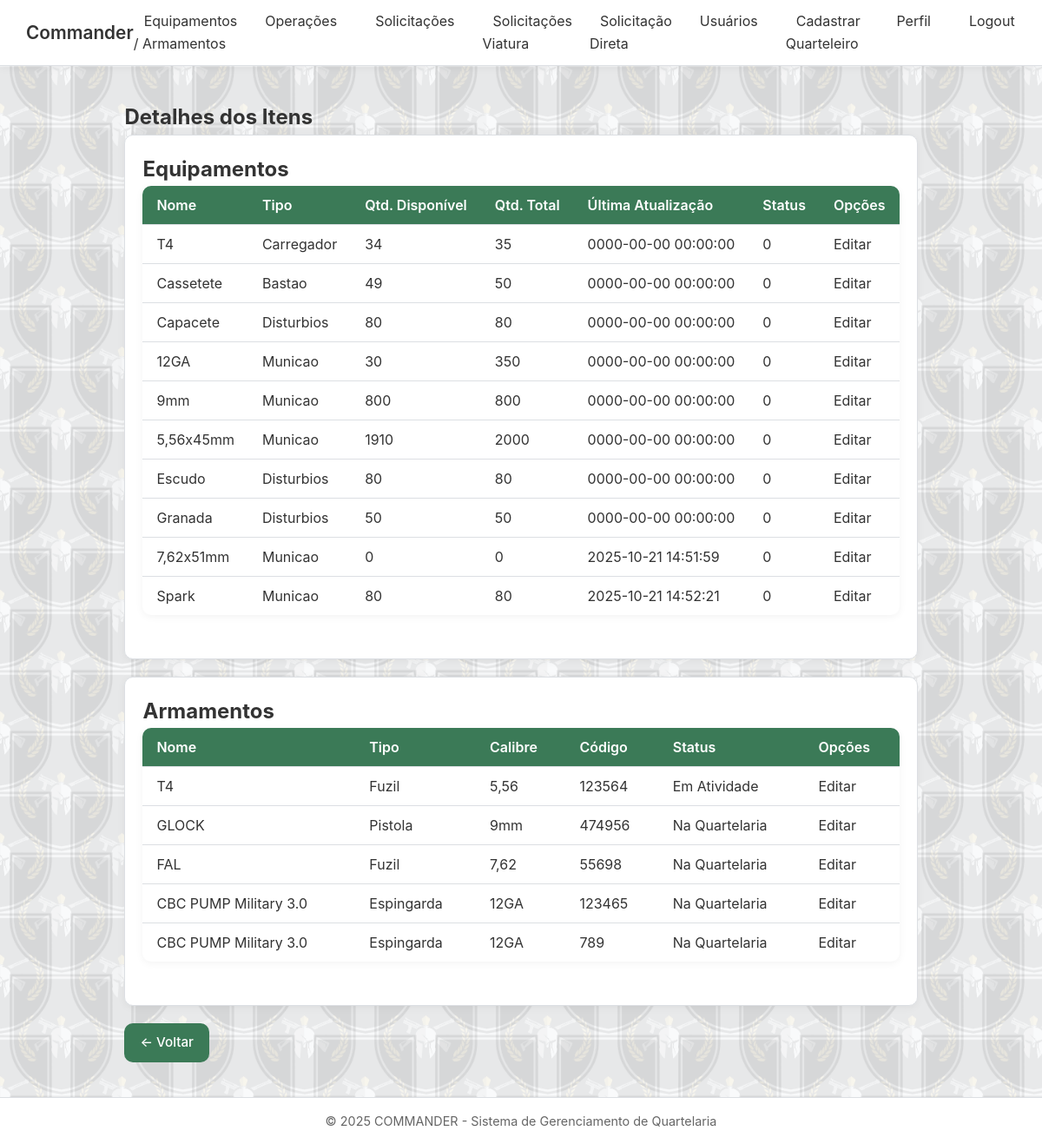
Before: /verDetalhesItens.php (signed in) with the older database file.
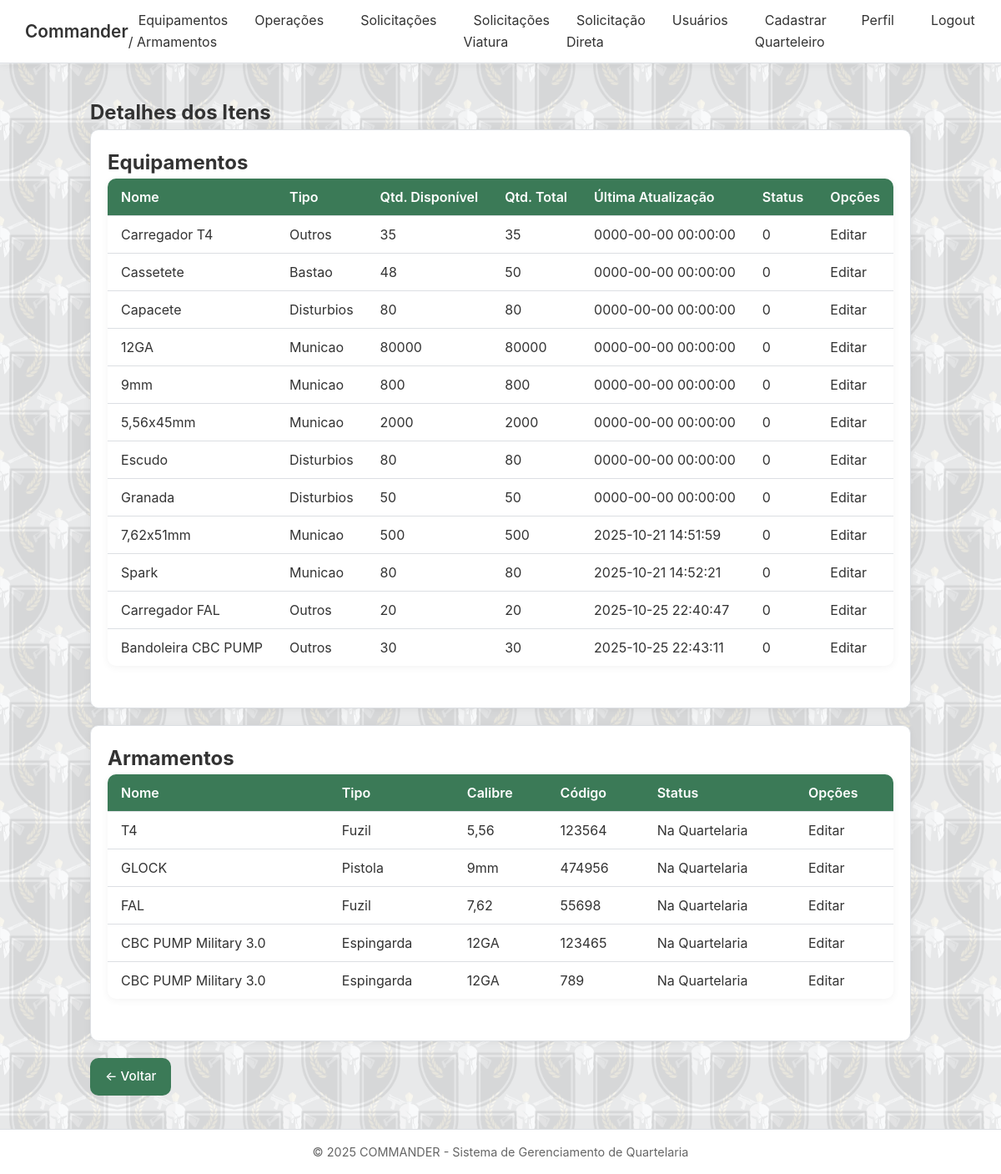
After: the same page with the newer database file.
### tables this page shows
CREATE TABLE IF NOT EXISTS `equipamentos` (
  `id_equipamento` int NOT NULL AUTO_INCREMENT,
  `nome_equipamento` varchar(255) NOT NULL,
  `tipo_equipamento` text NOT NULL,
  `quantidade_equipamento` int NOT NULL,
  `quantidade_disponivel_equipamento` int NOT NULL,
  `ultima_atualizacao_equipamento` datetime NOT NULL DEFAULT CURRENT_TIMESTAMP,
  `status_equipamento` int NOT NULL,
  PRIMARY KEY (`id_equipamento`)
);

CREATE TABLE IF NOT EXISTS `armamentos` (
  `id_armamento` int NOT NULL AUTO_INCREMENT,
  `nome_armamento` varchar(255) NOT NULL,
  `tipo_armamento` text NOT NULL,
  `calibre_armamento` text NOT NULL,
  `codigo_armamento` int NOT NULL,
  `status_armamento` int NOT NULL,
  PRIMARY KEY (`id_armamento`)
);

### verDetalhesItens.php (the view, shortened to what this page needs)
<?php
include("conecta.php");
$sqlArmamentos = "SELECT * FROM armamentos ORDER BY nome_armamento DESC";
$sqlEquipamentos = "SELECT * FROM equipamentos";
$queryArmamentos = mysqli_query($conexao, $sqlArmamentos);
$queryEquipamentos = mysqli_query($conexao, $sqlEquipamentos);
?>
<!DOCTYPE html>
<html lang="pt-br">
<head>
    <link rel="stylesheet" href="style.css">
</head>
<body>
<header>
  <nav>
    <div class="logo" ><a href="homeQuarteleiro.php">Commander</a></div>
    <ul>
      <li><a href="equipamentos.php" class="ativo">Equipamentos / Armamentos</a></li>
      <li><a href="operacoes.php">Operações</a></li>
      <li><a href="solicitacoesQuarteleiro.php">Solicitações</a></li>
      <li><a href="solicitacoesVtr.php">Solicitações Viatura</a></li>
      <li><a href="solicitarSolicitante.php">Solicitação Direta</a></li>
      <li><a href="listarUsuarios.php">Usuários</a></li>
      <li><a href="cadastrarQuarteleiro.php">Cadastrar Quarteleiro</a></li>
      <li><a href="editarPerfil.php">Perfil</a></li>
      <li><a href="logout.php">Logout</a></li>
    </ul>
  </nav>
</header>
<main class="container">
  <section>
    <h1>Detalhes dos Itens</h1>
    <div class="card">
      <h2>Equipamentos</h2>
      <div class="tabela-responsiva">
        <table>
          <thead>
            <tr>
              <th>Nome</th>
              <th>Tipo</th>
              <th>Qtd. Disponível</th>
              <th>Qtd. Total</th>
              <th>Última Atualização</th>
              <th>Status</th>
              <th>Opções</th>
            </tr>
          </thead>
          <tbody>
            <?php
            while ($dadosEquip = mysqli_fetch_array($queryEquipamentos)) {
                $nome = $dadosEquip['nome_equipamento'];
                $tipo = $dadosEquip['tipo_equipamento'];
                $quantTotal = $dadosEquip['quantidade_equipamento'];
                $quantDisp = $quantTotal - $dadosEquip['quantidade_disponivel_equipamento'];
                $data = $dadosEquip['ultima_atualizacao_equipamento'];
                $status = $dadosEquip['status_equipamento'];
                $id = $dadosEquip['id_equipamento'];
                echo "<tr>
                        <td>$nome</td>
                        <td>$tipo</td>
                        <td>$quantDisp</td>
                        <td>$quantTotal</td>
                        <td>$data</td>
                        <td>$status</td>
                        <td>
                            <a href='editarEquipamento.php?id=$id' class='link-editar'>Editar</a>
                        </td>
                      </tr>";
            }
            ?>
          </tbody>
        </table>
      </div>
    </div>
    <div class="card">
      <h2>Armamentos</h2>
      <div class="tabela-responsiva">
        <table>
          <thead>
            <tr>
              <th>Nome</th>
              <th>Tipo</th>
              <th>Calibre</th>
              <th>Código</th>
              <th>Status</th>
              <th>Opções</th>
            </tr>
          </thead>
          <tbody>
            <?php
            while ($dadosArma = mysqli_fetch_array($queryArmamentos)) {
                $nome = $dadosArma['nome_armamento'];
                $tipo = $dadosArma['tipo_armamento'];
                $calibre = $dadosArma['calibre_armamento'];
                $codigo = $dadosArma['codigo_armamento'];
                $status = $dadosArma['status_armamento'];
                if($status == 0){
                  $status = "Na Quartelaria";
                }elseif($status == 1){
                  $status = "Em Atividade";
                }
                $id = $dadosArma['id_armamento'];
                echo "<tr>
                        <td>$nome</td>
                        <td>$tipo</td>
                        <td>$calibre</td>
                        <td>$codigo</td>
                        <td>$status</td>
                        <td>
                            <a href='editarArmamento.php?id=$id' class='link-editar'>Editar</a>
                        </td>
                      </tr>";
            }
            ?>
          </tbody>
        </table>
      </div>
    </div>
    <div class="voltar">
      <a href="equipamentos.php" class="btn secundario">← Voltar</a>
    </div>
  </section>
</main>
<footer>
&copy; <?php echo date("Y"); ?> COMMANDER - Sistema de Gerenciamento de Quartelaria</footer>
</body>
</html>

Changed rows visible on the page:
changed equipamentos: nome_equipamento "T4" → "Carregador T4"; tipo_equipamento "Carregador" → "Outros"; quantidade_equipamento "34" → "35"
changed equipamentos "Cassetete": quantDisp "49" → "48"
changed equipamentos "12GA": quantidade_equipamento "30" → "80000"; quantidade_equipamento "350" → "80000"
changed equipamentos "5,56x45mm": quantidade_equipamento "1910" → "2000"
changed equipamentos "7,62x51mm": quantidade_equipamento "0" → "500"
added equipamentos: nome_equipamento "Carregador FAL", tipo_equipamento "Outros", quantidade_equipamento "20", ultima_atualizacao_equipamento "2025-10-25 22:40:47", status_equipamento "0"
added equipamentos: nome_equipamento "Bandoleira CBC PUMP", tipo_equipamento "Outros", quantidade_equipamento "30", ultima_atualizacao_equipamento "2025-10-25 22:43:11", status_equipamento "0"
changed armamentos (number 1 of 5 on the later page): status_armamento "Em Atividade" → "Na Quartelaria"
